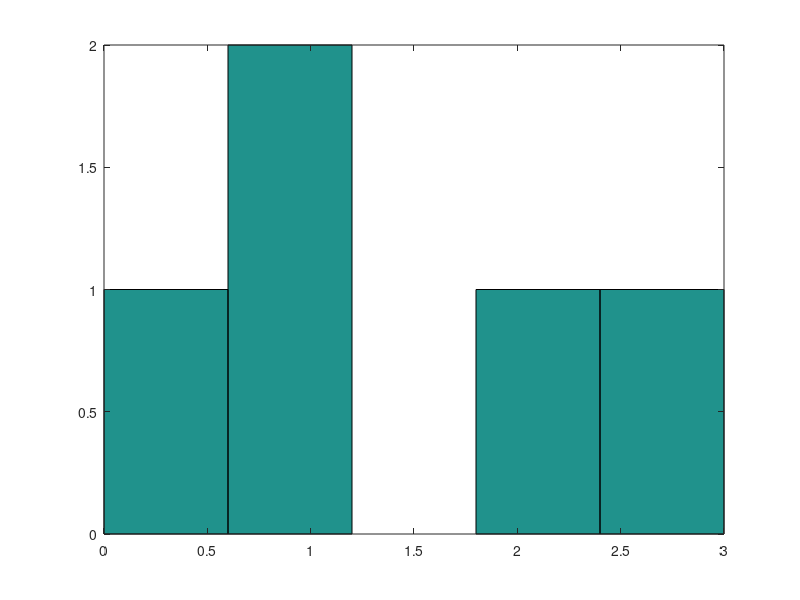

The MATLAB script that drew this image:
% Fibonacci Sequence Pattern on Histogram
clc;
clear;
x = input("Upto which first n terms, you want fibonacci sequence ? ")
c = [0,1];

for i = 2:x-1
  c(i+1) = c(i)+ c(i-1);
endfor

hist(c,numel(c))
